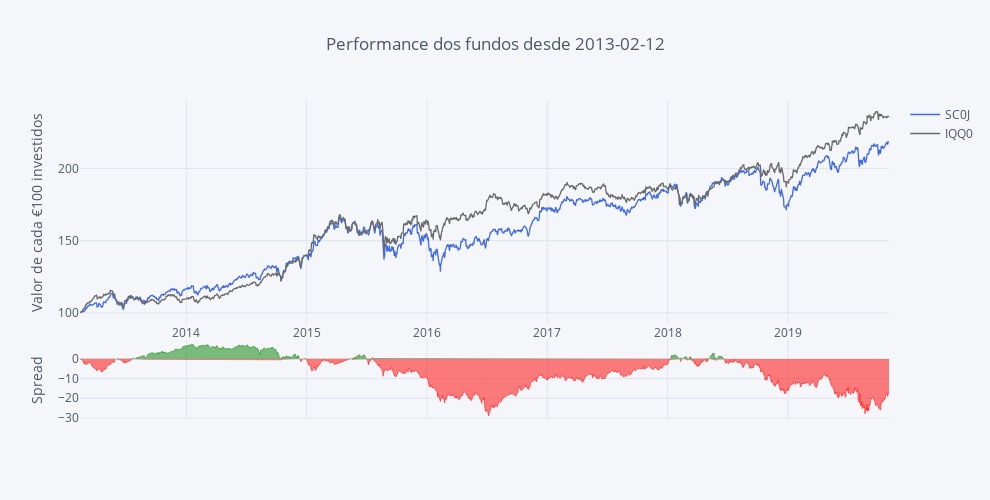

Here is the notebook cell this chart was saved with:
### Markdown cell above
**Dica:** A interactividade dos gráficos da plotly permite:

    . Zoom (mantenham o clique e arrastem o cursor em simultâneo, em cima do gráfico);
    . Tem uma lista de opções que aparece se forem com o cursor ao canto superior direito;
    . Façam duplo clique no gráfico ou seleccionem a opção Autoscale/Reset Axes para voltar ao normal;
    . Alterem a opção de 'Compare data on hoover' para 'Show closest data on hoover' se vos for mais conveniente;
    . Se clicarem num nome na legenda esse fundo desaparece (clicando de novo ele volta a apetecer).

### Code cell
# Making Color Palette
Palette = ['rgb(255, 153, 51)',     # 1 - orange
            'royalblue',            # 2 - Royalblue
            '#708090',              # 3 - Grey
            'rgb(128, 0, 128)',     # 4 - Indigo
            'rgb(219, 64, 82)',     # 5 - Red
            'rgb(0, 128, 128)',     # 6 - Teal
            '#191970',              # 7 - Navy
            'rgb(128, 128, 0)',     # 8 - Olive
            '#00BFFF',              # 9 - Water Blue
            'rgb(128, 177, 211)']   # 10 - 

fundos.iplot(title='Performance dos fundos desde ' + Begin, yTitle='Valor de cada €100 investidos', color=['royalblue', 'dimgrey', 'goldenrod'], kind='spread', dimensions=dimensions)

### Figure 1 — Plotly figure (JSON) as saved in the notebook; plotly's stock layout.template omitted (floating-point values rounded to 4 significant figures; data arrays with more than 128 entries replaced by an {"elided": "..."} marker saying what was removed)
{"data": [{"line": {"color": "rgba(65, 105, 225, 1.0)", "dash": "solid", "shape": "linear", "width": 1.3}, "mode": "lines", "name": "SC0J", "text": "", "type": "scatter", "uid": "4b84aae7-4f2d-4c7a-9094-f1a602d8ed11", "x": {"elided": "1757 str values"}, "y": {"elided": "1757 float values"}}, {"line": {"color": "rgba(105, 105, 105, 1.0)", "dash": "solid", "shape": "linear", "width": 1.3}, "mode": "lines", "name": "IQQ0", "text": "", "type": "scatter", "uid": "058aef1d-297d-48bb-af19-324d35e734f0", "x": {"elided": "1757 str values"}, "y": {"elided": "1757 float values"}}, {"connectgaps": false, "fill": "tozeroy", "line": {"color": "green", "dash": "solid", "shape": "linear", "width": 0.5}, "mode": "lines", "name": "Spread", "showlegend": false, "type": "scatter", "uid": "24ea72d4-1d91-4f6e-bada-b5414f6c7df6", "x": {"elided": "1757 str values"}, "xaxis": "x2", "y": {"elided": "1757 mixed values"}, "yaxis": "y2"}, {"connectgaps": false, "fill": "tozeroy", "line": {"color": "red", "dash": "solid", "shape": "linear", "width": 0.5}, "mode": "lines", "name": "Spread", "showlegend": false, "type": "scatter", "uid": "8e5a1a4f-948f-4d2a-bdc7-416631fdaa23", "x": {"elided": "1757 str values"}, "xaxis": "x2", "y": {"elided": "1757 mixed values"}, "yaxis": "y2"}], "layout": {"height": 500, "hovermode": "x", "legend": {"bgcolor": "#F5F6F9", "font": {"color": "#4D5663"}}, "paper_bgcolor": "#F5F6F9", "plot_bgcolor": "#F5F6F9", "title": {"font": {"color": "#4D5663"}, "text": "Performance dos fundos desde 2013-02-12"}, "width": 990, "xaxis": {"autorange": true, "gridcolor": "#E1E5ED", "range": ["2013-02-12", "2019-11-04"], "showgrid": true, "tickfont": {"color": "#4D5663"}, "title": {"font": {"color": "#4D5663"}, "text": ""}, "type": "date", "zerolinecolor": "#E1E5ED"}, "xaxis2": {"anchor": "y2", "autorange": true, "gridcolor": "#E1E5ED", "range": ["2013-02-12", "2019-11-04"], "showgrid": true, "showticklabels": false, "tickfont": {"color": "#4D5663"}, "title": {"font": {"color": "#4D5663"}, "text": ""}, "type": "date", "zerolinecolor": "#E1E5ED"}, "yaxis": {"autorange": true, "domain": [0.3, 1], "gridcolor": "#E1E5ED", "range": [92.24, 247.5], "showgrid": true, "tickfont": {"color": "#4D5663"}, "title": {"font": {"color": "#4D5663"}, "text": "Valor de cada €100 investidos"}, "type": "linear", "zerolinecolor": "#E1E5ED"}, "yaxis2": {"autorange": true, "domain": [0, 0.25], "gridcolor": "#E1E5ED", "range": [-31.03, 9.602], "showgrid": true, "tickfont": {"color": "#4D5663"}, "title": {"font": {"color": "#4D5663"}, "text": "Spread"}, "type": "linear", "zerolinecolor": "#E1E5ED"}}}
